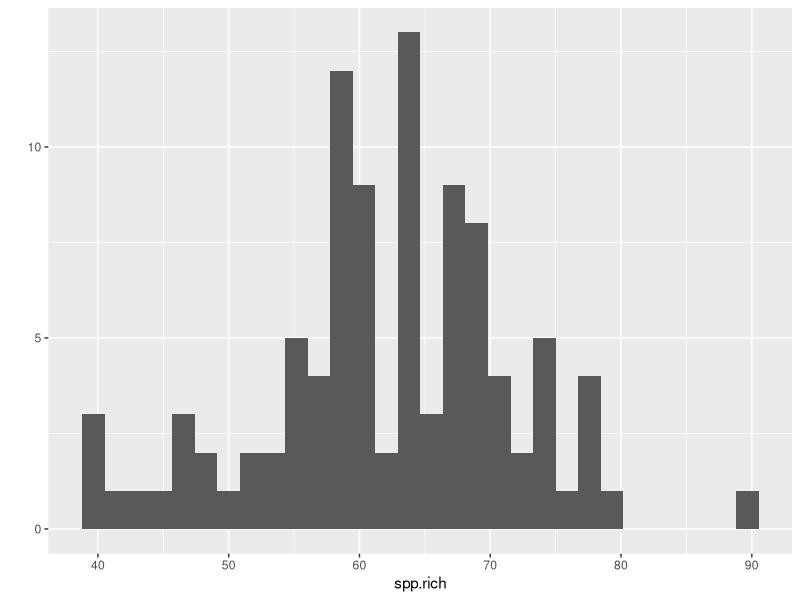
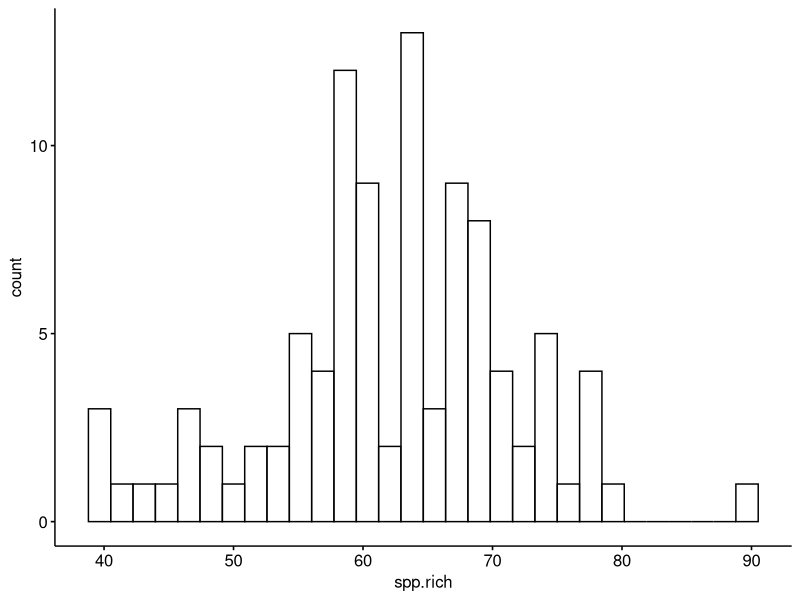
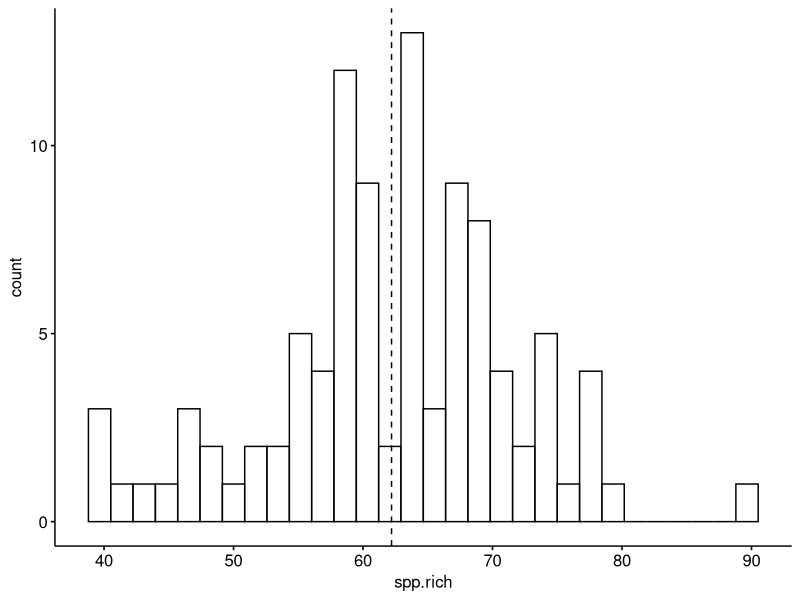
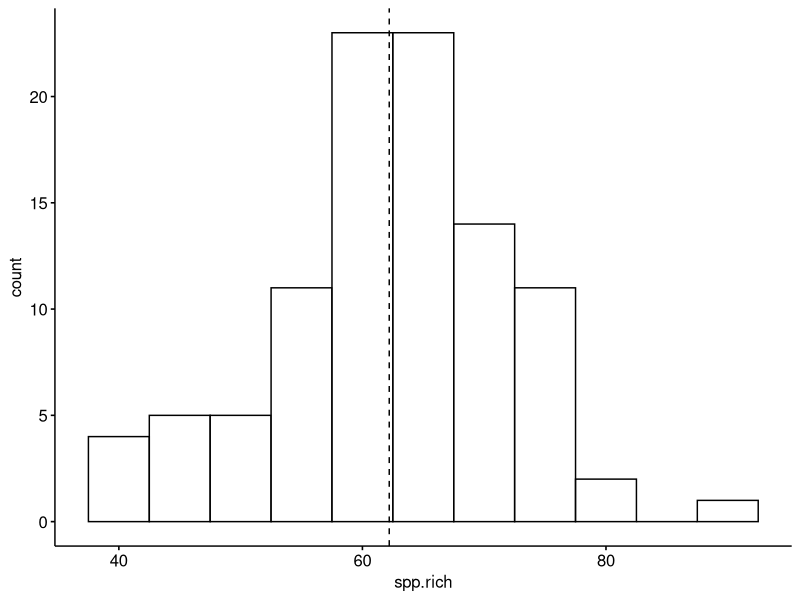
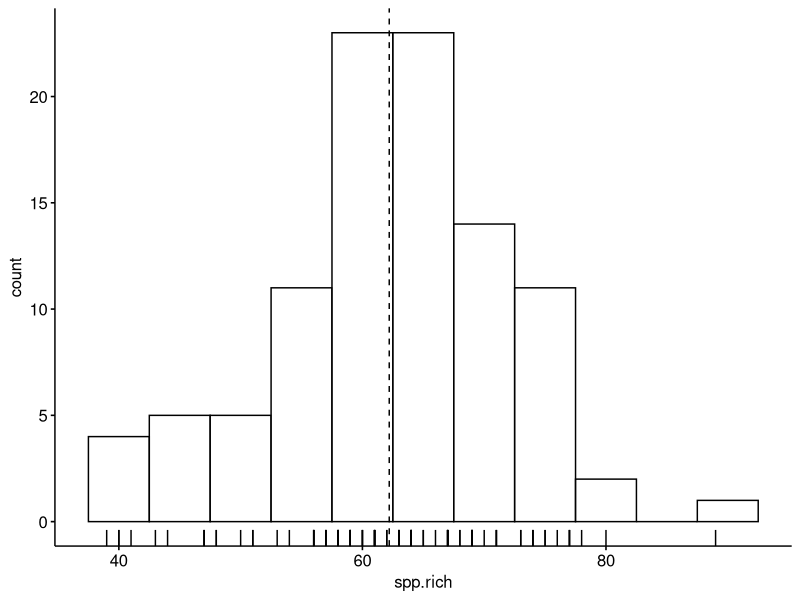
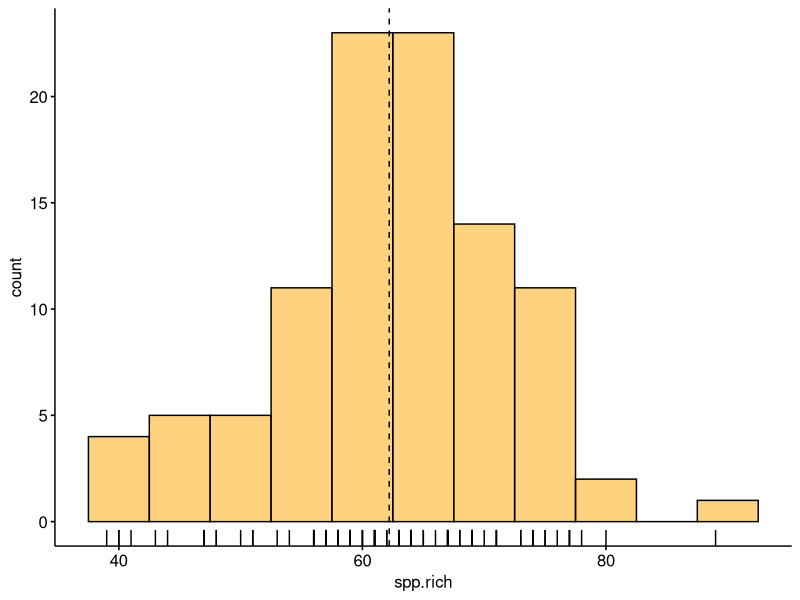
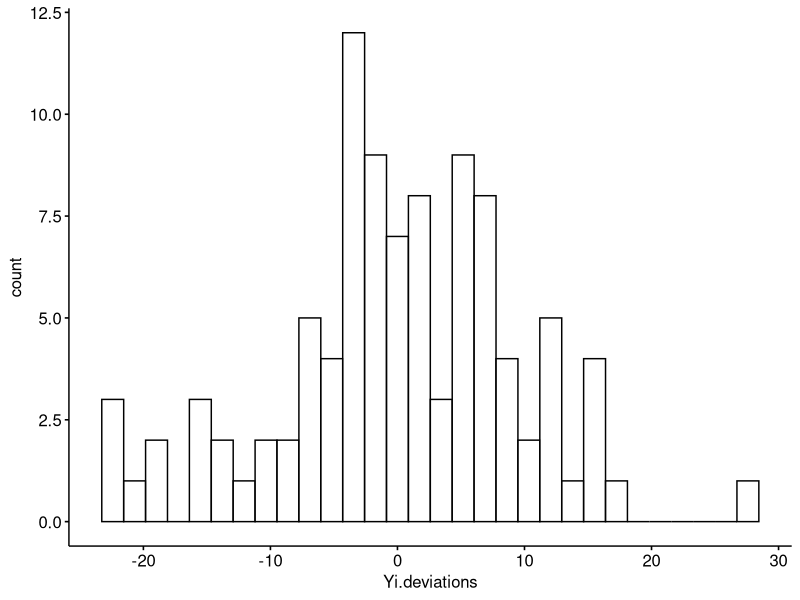

Write R code to recreate these figures, in order.
## ---- chunk 1
knitr::opts_chunk$set(echo = TRUE,
                      fig.width = 4, 
                      fig.height = 2,
                      warning = FALSE,
                      message = FALSE)

## ---- chunk 2
#route number w/in PA
route<- c(2,	3,	4,	5,	6,	8,	9,	10,	11,	12,	13,	14,	15,	16,	17,	18,	19,	20,	21,	23,	24,	25,	28,	29,	30,	31,	33,	34,	35,	36,	37,	39,	41,	42,	43,	46,	47,	48,	49,	50,	52,	53,	54,	56,	57,	58,	59,	61,	62,	63,	64,	67,	68,	69,	70,	71,	72,	76,	79,	83,	84,	85,	86,	88,	90,	91,	97,	107,	126,	127,	132,	151,	155,	165,	166,	173,	174,	177,	178,	180,	181,	182,	187,	189,	192,	193,	194,	195,	196,	275,	901,	902,	904,	905,	906,	907,	909,	910,	911)

#Number of species on each route
spp.rich	<-c(69,	58,	69,	65,	65,	61,	74,	57,	61,	61,	56,	40,	67,	56,	58,	69,	73,	59,	63,	51,	77,	71,	59,	77,	63,	64,	74,	74,	89,	60,	64,	71,	77,	78,	80,	62,	61,	67,	69,	69,	57,	58,	69,	64,	61,	61,	69,	68,	66,	57,	64,	67,	64,	67,	60,	63,	64,	58,	67,	63,	50,	60,	43,	73,	58,	56,	59,	70,	57,	48,	76,	56,	58,	75,	64,	59,	54,	64,	68,	67,	56,	41,	59,	63,	75,	69,	47,	53,	62,	48,	71,	59,	47,	39,	47,	67,	51,	44,	40)

#make a dateframe
dat <- data.frame(route = route,
                  spp.rich = spp.rich)

## ---- chunk 3

library(ggplot2)
qplot(spp.rich, 
      dat = dat)

## ---- chunk 4
#download the packages
# install.packages("ggpubr")
# install.packages("dplyr")

library(ggpubr)
## ---- chunk 5
gghistogram(data = dat,
            x = "spp.rich")
## ---- chunk 6
gghistogram(data = dat,
            x = "spp.rich",
            add = "mean")
## ---- chunk 7
gghistogram(data = dat,
            x = "spp.rich",
            add = "mean",
            binwidth = 5)
## ---- chunk 8
gghistogram(data = dat,
            x = "spp.rich",
            add = "mean",
            binwidth = 5,
            rug = TRUE)
## ---- chunk 9
gghistogram(data = dat,
            x = "spp.rich",
            add = "mean",
            binwidth = 5,
            fill = "orange",
            rug = TRUE)
## ---- chunk 10
summary(dat)
## ---- chunk 11
dat$spp.rich
## ---- chunk 12
sum(dat$spp.rich)
## ---- chunk 13

min(dat$spp.rich)

max(dat$spp.rich)

## ---- chunk 14
mean(dat$spp.rich)
## ---- chunk 15
var(dat$spp.rich)
## ---- chunk 16
sd(dat$spp.rich)
## ---- chunk 17
#SD using R's function
sd(dat$spp.rich)

#SD as the sqrt of the variance
sqrt(var(dat$spp.rich))

## ---- chunk 18
my.sum <- sum(dat$spp.rich)
## ---- chunk 19
my.N <- length(dat$spp.rich)
## ---- chunk 20

my.mean <- my.sum/my.N
my.mean

## ---- chunk 21

my.mean <- sum(dat$spp.rich)/length(dat$spp.rich)
my.mean

## ---- chunk 22
my.mean == mean(dat$spp.rich)
## ---- chunk 23
sd(dat$spp.rich) == sqrt(var(dat$spp.rich))
## ---- chunk 24

Yi.deviations <- dat$spp.rich-my.mean

## ---- chunk 25
my.df <- data.frame(spp.rich = dat$spp.rich,
               Yi.deviations)

## ---- chunk 26
head(my.df)
tail(my.df)
## ---- chunk 27
gghistogram(data = my.df,
            x = "Yi.deviations")
## ---- chunk 28

Yi.deviations.square <- Yi.deviations^2

## ---- chunk 29

my.df <- cbind(my.df, Yi.deviations.square)

## ---- chunk 30
head(my.df)
## ---- chunk 31

my.sum.of.squares<- sum(Yi.deviations.square)


## ---- chunk 32

my.sum.of.squares

## ---- chunk 33
#The sample size
my.N

#degrees of freedom
dfs <- my.N - 1

#The var
my.var <- my.sum.of.squares/dfs

#Could also do it more directly
my.var <- my.sum.of.squares/(my.N - 1)


## ---- chunk 34
my.var == var(dat$spp.rich)
## ---- chunk 35

my.sd <- sqrt(my.var)

## ---- chunk 36
#Variance
var(dat$spp.rich)
my.var

#stdev
sd(dat$spp.rich)
my.sd

## ---- chunk 37

#stdev
sd(dat$spp.rich) == my.sd
## ---- chunk 38

my.se <- my.sd/sqrt(my.N)

## ---- chunk 39
#Download plotrix
# install.packages("plotrix")
library(plotrix)

std.error(dat$spp.rich)

## ---- chunk 40
#with all the math
my.se.fnxn <- function(x){sqrt(var(x))/sqrt(length(x))}

#with less  math
my.se.fnxn <- function(x){sd(x)/sqrt(length(x))}


my.se.fnxn(dat$spp.rich)
## ---- chunk 41
my.CI.upper <- my.mean + my.se*1.96
## ---- chunk 42

